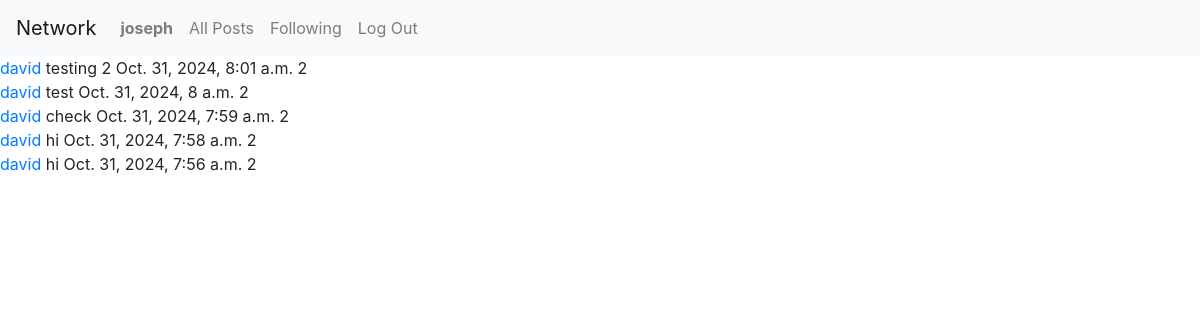
The page /following (signed in) on the database its author committed.
### network/models.py (models this page shows, shortened)
class User(AbstractUser):
    pass

class Post(models.Model):
    poster = models.ForeignKey(User, on_delete=models.CASCADE, related_name='poster')
    post = models.TextField()
    likes = models.IntegerField(default=0)
    posting_date = models.DateTimeField(auto_now_add=True)

### network/views.py (the view)
# urls.py: path('following', views.following, name= 'following'),
def following(request):
    requestor_instance = User.objects.get(id=request.user.id)
    users_followed  = Follow.objects.filter(follower=requestor_instance).values_list('followed', flat=True)
    posts = Post.objects.filter(poster__in=users_followed).order_by('-posting_date')
    return render(request, 'network/follow.html', {
        'posts':posts
    })

### network/templates/network/follow.html (shortened to what this page needs)
{% extends "network/layout.html" %}
{% load static %}
{% block body %}
    {% for post in posts %}
        <a href="{% url 'profile' post.poster.id %}">{{ post.poster }}</a> {{ post.post }} {{ post.posting_date }} {{user.id}}<br>
    {% endfor %}
{% endblock %}

### network/templates/network/layout.html (shortened to what this page needs)
{% load static %}
<!DOCTYPE html>
<html lang="en">
    <head>
        <link rel="stylesheet" href="https://stackpath.bootstrapcdn.com/bootstrap/4.4.1/css/bootstrap.min.css">
        <link href="{% static 'network/styles.css' %}" rel="stylesheet">
    </head>
    <body>
        <nav class="navbar navbar-expand-lg navbar-light bg-light">
            <a class="navbar-brand" href="#">Network</a>
            <div>
              <ul class="navbar-nav mr-auto">
                {% if user.is_authenticated %}
                    <li class="nav-item">
                        <a class="nav-link" href="{% url 'profile' user.id %}"><strong>{{ user.username }}</strong></a>
                    </li>
                {% endif %}
                <li class="nav-item">
                  <a class="nav-link" href="{% url 'index' %}">All Posts</a>
                </li>
                {% if user.is_authenticated %}
                    <li class="nav-item">
                        <a class="nav-link" href="{% url 'following' %}">Following</a>
                    </li>
                    <li class="nav-item">
                        <a class="nav-link" href="{% url 'logout' %}">Log Out</a>
                    </li>
                {% endif %}
              </ul>
            </div>
          </nav>
        <div class="body">
            {% block body %}
            {% endblock %}
        </div>
    </body>
</html>

### rows shown on the page
User: username "joseph", id "2"
Post: poster "david", post "testing 2", posting_date "Oct. 31, 2024, 8:01 a.m."
Post: poster "david", post "test", posting_date "Oct. 31, 2024, 8 a.m."
Post: poster "david", post "check", posting_date "Oct. 31, 2024, 7:59 a.m."
Post: poster "david", post "hi", posting_date "Oct. 31, 2024, 7:58 a.m."
Post: poster "david", post "hi", posting_date "Oct. 31, 2024, 7:56 a.m."
